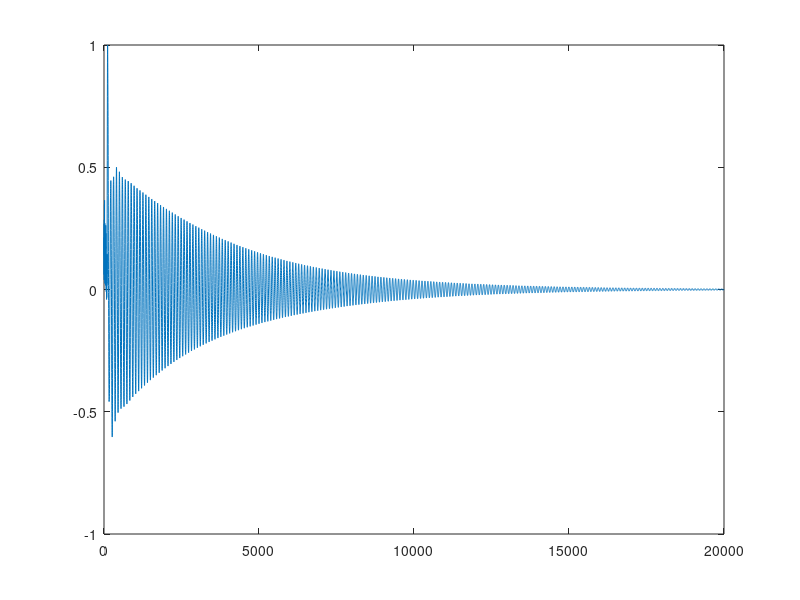

Here is the MATLAB script that generated this plot: (Note: this script raises an error after producing the figure.)
% clear all; close all

%% variables

fs = 10000; % sampling rate (Hertz)
freqs = [100 200 500]; % fundamental frequency of delay lines (modes) (Hertz)
decay = [0.999 0.998 0.996]; % decay factors
n_modes = length(freqs); % number of modes
d = zeros(1, n_modes); % length of delay lines (Samples)
for i = 1:n_modes
    d(i) = floor(fs/freqs(i));
end
Tsec = 2; % duration of simulation (Seconds)
Tsamp = Tsec*fs; % duration of simulation (Samples)

%% initialization

L = rand(n_modes, max(d)); % initialize delay line

% m1=mean(L(1,:)); m2=mean(L(2,:)); m3=mean(L(3,:));
% L(1,:) = L(1,:) - m1; % centerize
% L(2,:) = L(2,:) - m2; % centerize
% L(3,:) = L(3,:) - m3; % centerize
% for i = 1:n_modes
%     L(i,:) = L(i,:) - mean(L(i,:)); % centerize
% end

out = zeros(1, Tsamp); % output
p_out = 3*ones(1,n_modes); % pointers out      (see shift register)
p_out1 = 2*ones(1,n_modes);
p_out2 = 1*ones(1,n_modes);
p_in = 6*ones(1,n_modes); % pointers in
p_in1 = 5*ones(1,n_modes); 
p_in2 = 4*ones(1,n_modes); 

%% bandpass filter coefficients around fundamental

w_low = 0.75; % 75% below f0
w_high = 1.25; % 125% upper f0
for i = 1:n_modes
    [b(i,:),a(i,:)] = butter(1, [w_low w_high]*(freqs(i)/fs*2), 'bandpass'); % (unit of cutoff frequencies in "pi rad/sample")
end
% freqz(b(1,:),a(1,:)) % magnitude and phase response

%% main loop

for i=1:Tsamp
    
    out(i) = 0;
    
    for j = 1:n_modes
        
        out(i) = out(i) + L(j,p_out(j));
        
        % bandpass filter y[n] = b1*x[n] + b2*x[n-1] + b3*x[n-2] - a2*y[n-1] - a3*y[n-2]
        L(j, p_out(j)) = decay(j) * (b(j,1)*L(j, p_in(j)) + b(j,2)*L(j, p_in1(j))...
            + b(j,3)*L(j, p_in2(j)) - a(j,2)*L(j, p_out1(j)) - a(j,3)*L(j, p_out2(j)));
        
        % update and wrap pointers
        if (p_in(j)==d(j))
            p_in(j)=1;
        else
            p_in(j)=p_in(j)+1;
        end
        if (p_in1(j)==d(j))
            p_in1(j)=1;
        else
            p_in1(j)=p_in1(j)+1;
        end
        if (p_in2(j)==d(j))
            p_in2(j)=1;
        else
            p_in2(j)=p_in2(j)+1;
        end
        if (p_out(j)==d(j))
            p_out(j)=1;
        else
            p_out(j)=p_out(j)+1;
        end
        if (p_out1(j)==d(j))
            p_out1(j)=1;
        else
            p_out1(j)=p_out1(j)+1;
        end
        if (p_out2(j)==d(j))
            p_out2(j)=1;
        else
            p_out2(j)=p_out2(j)+1;
        end
        
    end
end

%% sound and plots

soundsc(out, fs)
%figure; 
plot(out/max(out))
Spec(out, fs) % my spectrum function